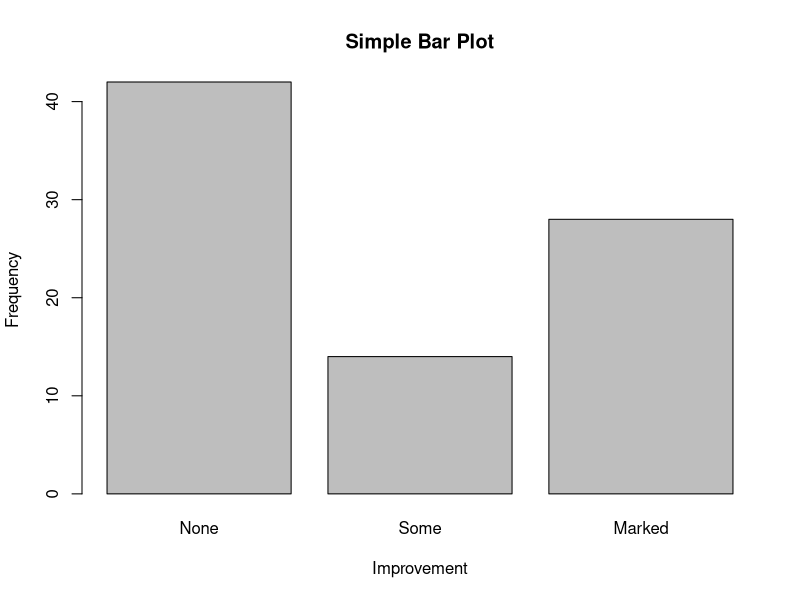
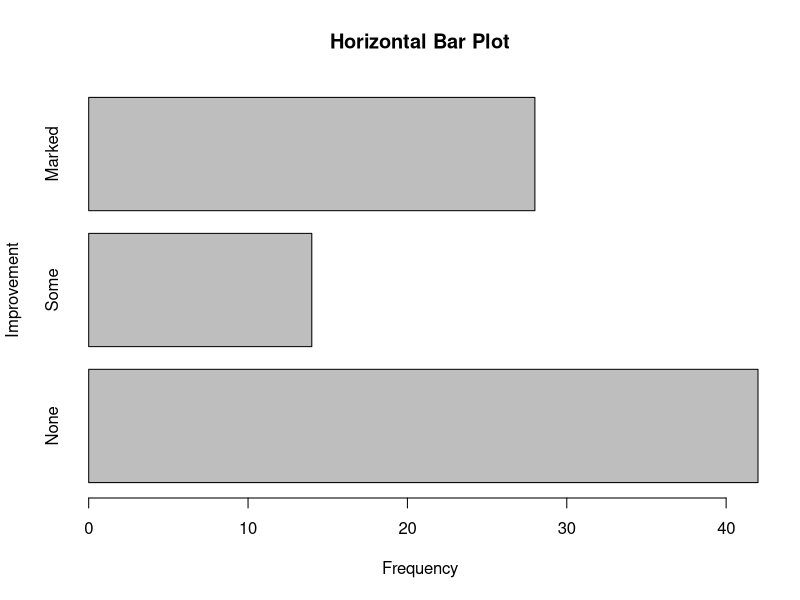
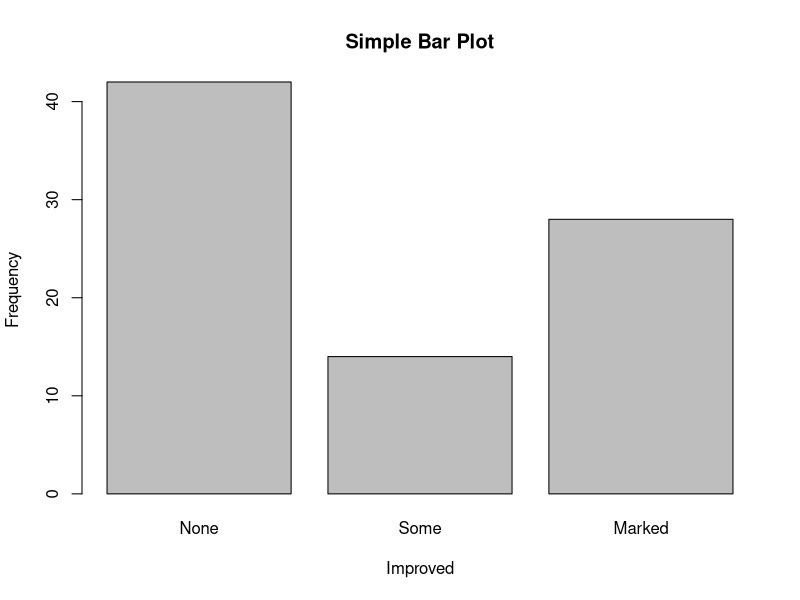
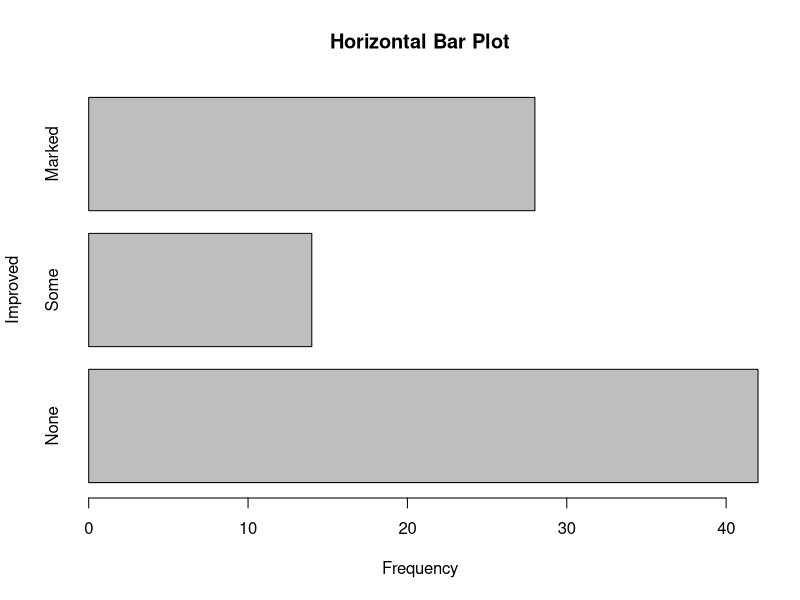
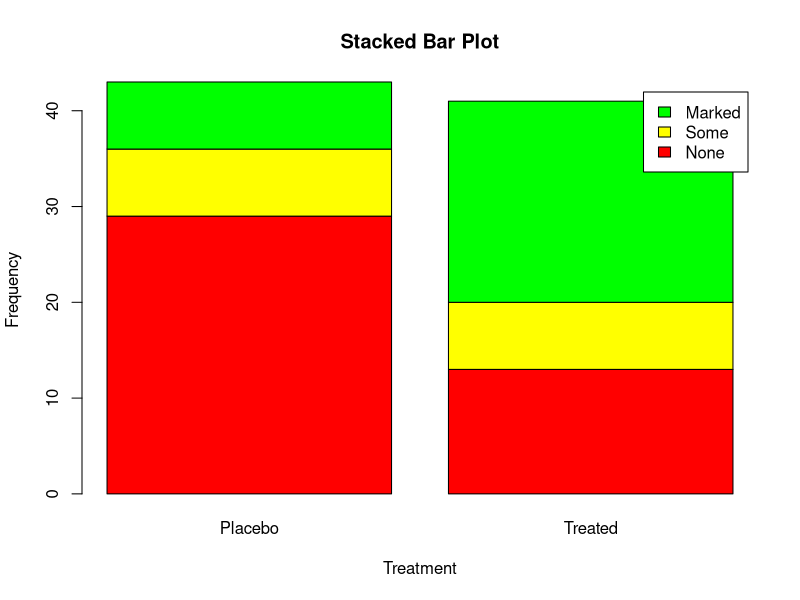
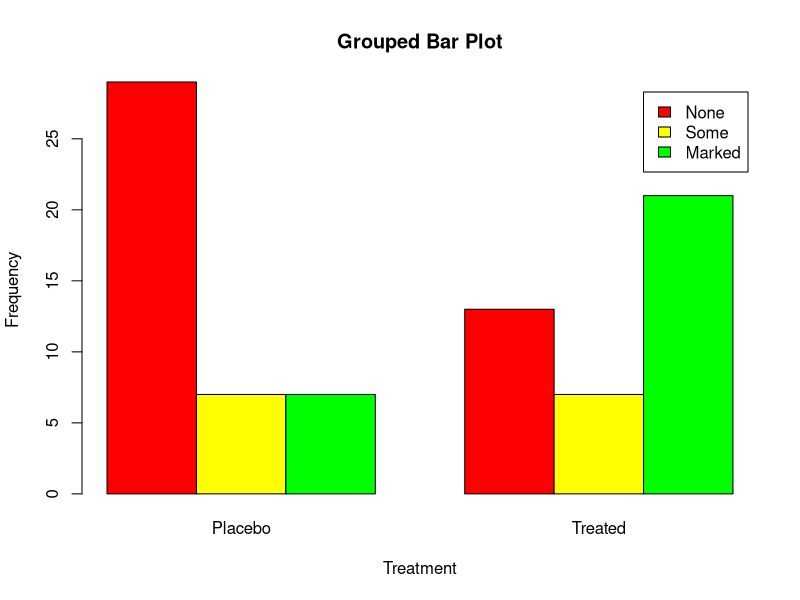
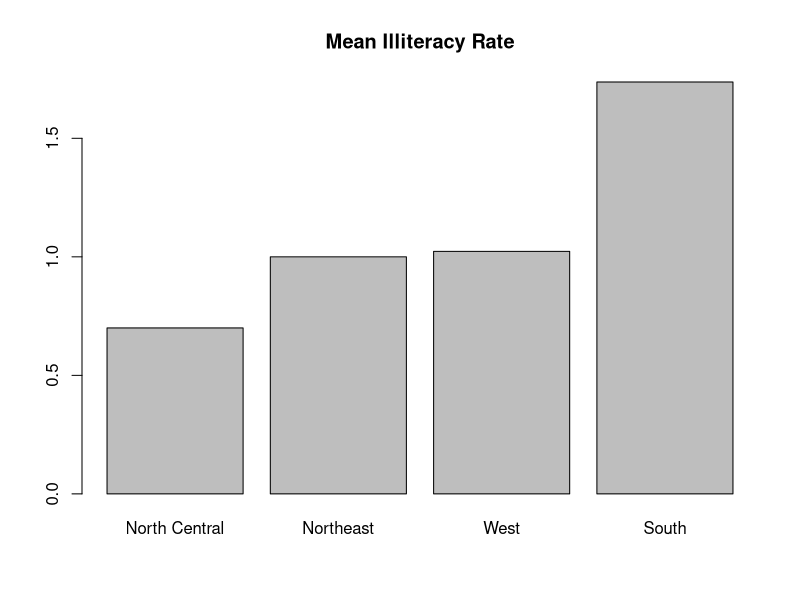
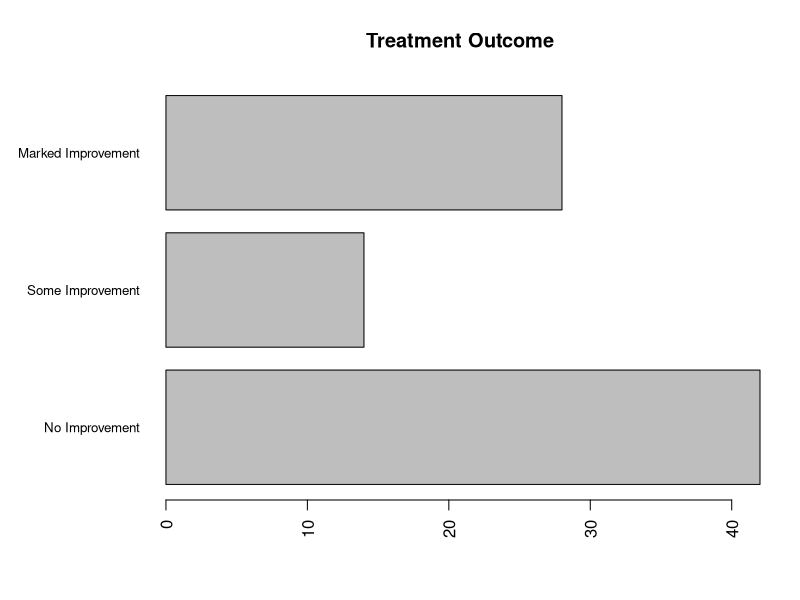

Reproduce these figures in R, in order.
# 基本方法 basic_method-graph
#install.packages("vcd") # 加载vcd包
library("vcd")
#barplot(height)  # 其中的height是一个向量或一个矩阵。

counts <- table(Arthritis$Improved) 

#简单的条形图
barplot(counts, 
        main="Simple Bar Plot", 
        xlab="Improvement", ylab="Frequency") 
barplot(counts, 
        main="Horizontal Bar Plot", 
        xlab="Frequency", ylab="Improvement",
        horiz=TRUE)

plot(Arthritis$Improved, main="Simple Bar Plot", 
     xlab="Improved", ylab="Frequency") 
plot(Arthritis$Improved, horiz=TRUE, main="Horizontal Bar Plot", 
     xlab="Frequency", ylab="Improved")

# 堆砌条形图和分组条形图
# library(vcd) 
counts <- table(Arthritis$Improved, Arthritis$Treatment)

# 堆砌条形图和分组条形图
barplot(counts, 
        main="Stacked Bar Plot", 
        xlab="Treatment", ylab="Frequency", 
        col=c("red", "yellow","green"), 
        legend=rownames(counts)) 
barplot(counts, 
        main="Grouped Bar Plot", 
        xlab="Treatment", ylab="Frequency", 
        col=c("red", "yellow", "green"), 
        legend=rownames(counts), beside=TRUE)

#排序后均值的条形图
states <- data.frame(state.region, state.x77) 
means <- aggregate(states$Illiteracy, by=list(state.region), FUN=mean)
means <- means[order(means$x),]
barplot(means$x, names.arg=means$Group.1)
title("Mean Illiteracy Rate")

# 为条形图搭配标签
par(mar=c(5,8,4,2)) 
par(las=2)
counts <- table(Arthritis$Improved) 
barplot(counts, 
        main="Treatment Outcome", 
        horiz=TRUE, 
        cex.names=0.8,
        names.arg=c("No Improvement", "Some Improvement", 
                    "Marked Improvement"))

# 饼图
par(mfrow=c(2, 2))
slices <- c(10, 12,4, 16, 8) 
lbls <- c("US", "UK", "Australia", "Germany", "France") 
pie(slices, labels = lbls, 
    main="Simple Pie Chart") 
pct <- round(slices/sum(slices)*100) 
lbls2 <- paste(lbls, " ", pct, "%", sep="") 
pie(slices, labels=lbls2, col=rainbow(length(lbls2)),
    main="Pie Chart with Percentages") 
library(plotrix) 
pie3D(slices, labels=lbls,explode=0.1, 
      main="3D Pie Chart ") 
mytable <- table(state.region)
lbls3 <- paste(names(mytable), "\n", mytable, sep="") 
pie(mytable, labels = lbls3, 
    main="Pie Chart from a Table\n (with sample sizes)")

# 扇形
slices <- c(10, 12,4, 16, 8) 
lbls <- c("US", "UK", "Australia", "Germany", "France") 
fan.plot(slices, labels = lbls, main="Fan Plot")

# 直方图
par(mfrow=c(2,2)) 
hist(mtcars$mpg)
hist(mtcars$mpg, 
     breaks=12, 
     col="red", 
     xlab="Miles Per Gallon", 
     main="Colored histogram with 12 bins") 
hist(mtcars$mpg, 
     freq=FALSE, 
     breaks=12, 
     col="red", 
     xlab="Miles Per Gallon", 
     main="Histogram, rug plot, density curve")
rug(jitter(mtcars$mpg)) 
lines(density(mtcars$mpg), col="blue", lwd=2) 
x <- mtcars$mpg 
h<-hist(x, 
        breaks=12, 
        col="red", 
        xlab="Miles Per Gallon", 
        main="Histogram with normal curve and box") 
xfit<-seq(min(x), max(x), length=40) 
yfit<-dnorm(xfit, mean=mean(x), sd=sd(x)) 
yfit <- yfit*diff(h$mids[1:2])*length(x)
lines(xfit, yfit, col="blue", lwd=2) 
box()

# 核密度图
par(mfrow=c(2,1)) 
d <- density(mtcars$mpg) 
plot(d) 
d <- density(mtcars$mpg)
plot(d, main="Kernel Density of Miles Per Gallon")
polygon(d, col="red", border="blue")
rug(mtcars$mpg, col="brown")

# # 可比较的核密度图
# library('sm') 
# attach(mtcars) 
# cyl.f <- factor(cyl, levels= c(4,6,8), 
#                 labels = c("4 cylinder", "6 cylinder",
#                            "8 cylinder")) 
# sm.density.compare(mpg, cyl, xlab="Miles Per Gallon") 
# title(main="MPG Distribution by Car Cylinders") 
# colfill<-c(2:(1+length(levels(cyl.f)))) 
# legend(locator(1), levels(cyl.f), fill=colfill)
# detach(mtcars)

# 箱线图
boxplot(mtcars$mpg, main="Box plot", ylab="Miles per Gallon")
# boxplot(formula, data=dataframe)
boxplot(mpg ~ cyl, data=mtcars, 
        main="Car Mileage Data", 
        xlab="Number of Cylinders", 
        ylab="Miles Per Gallon")

boxplot(mpg ~ cyl, data=mtcars, 
        notch=TRUE, 
        varwidth=TRUE, 
        col="red", 
        main="Car Mileage Data", 
        xlab="Number of Cylinders", 
        ylab="Miles Per Gallon")

# 两个交叉因子的箱线图
mtcars$cyl.f <- factor(mtcars$cyl, 
                       levels=c(4,6,8), 
                       labels=c("4","6","8")) 
mtcars$am.f <- factor(mtcars$am, 
                      levels=c(0,1), 
                      labels=c("auto", "standard"))
boxplot(mpg ~ am.f *cyl.f, 
        data=mtcars, 
        varwidth=TRUE, 
        col=c("gold","darkgreen"), 
        main="MPG Distribution by Auto Type", 
        xlab="Auto Type", ylab="Miles Per Gallon")

# 点图
# dotchart(x, labels=)
dotchart(mtcars$mpg, labels=row.names(mtcars), cex=.7, 
         main="Gas Mileage for Car Models", 
         xlab="Miles Per Gallon")

# 分组、排序、着色后的点图
x <- mtcars[order(mtcars$mpg),] 
x$cyl <- factor(x$cyl)
x$color[x$cyl==4] <- "red" 
x$color[x$cyl==6] <- "blue" 
x$color[x$cyl==8] <- "darkgreen" 
dotchart(x$mpg, 
         labels = row.names(x),
         cex=.7, 
         groups = x$cyl, 
         gcolor = "black", 
         color = x$color,
         pch=19, 
         main = "Gas Mileage for Car Models\ngrouped by cylinder", 
         xlab = "Miles Per Gallon")
